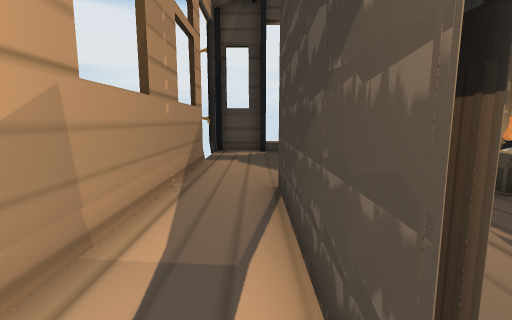
view 1 (above)

13 first-person views from a walk through a scene from a Unity 3-D project. The camera is 1.4 m above the floor, tilts 8° down and sees 85° across. Doors are open. The floor is counted in squares, 1 m on a side. Each view is taken from the middle of a square. On the plan, view 1 faces up. The plan holds only what a view shows up to about 14 squares ahead; the rest is blank. The place goes on beyond the plan. Some animated figures are not drawn. Some surface patterns are stand-ins.

view 2
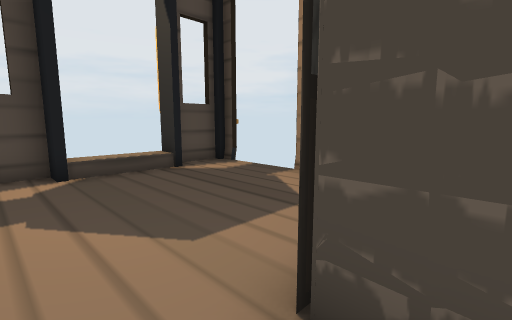

view 3
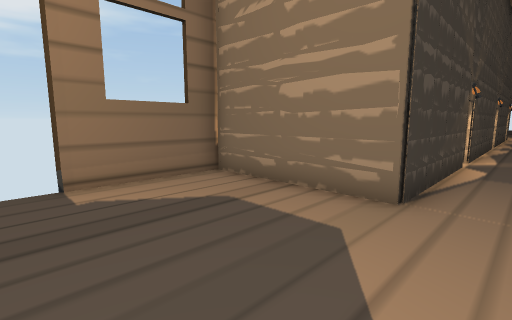

view 4
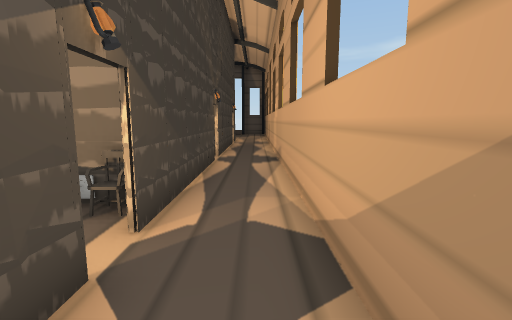

view 5
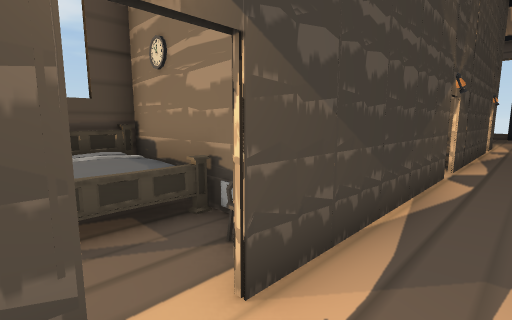

view 6
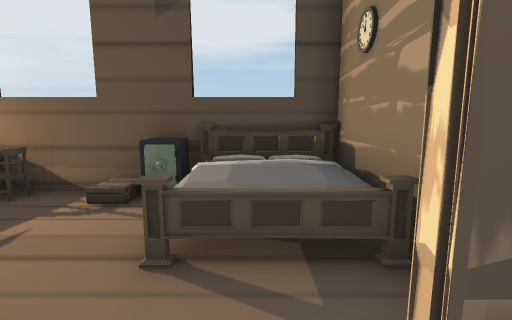

view 7
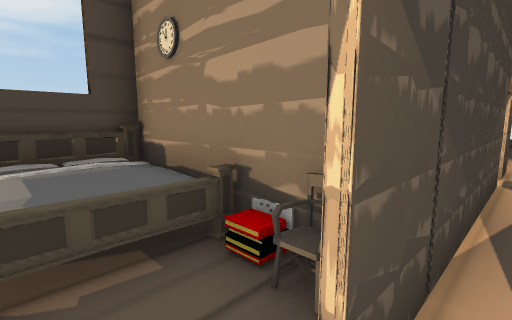

view 8
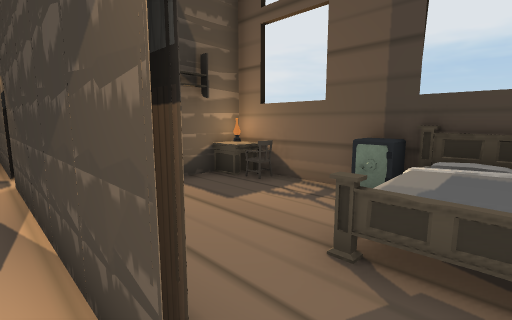

view 9
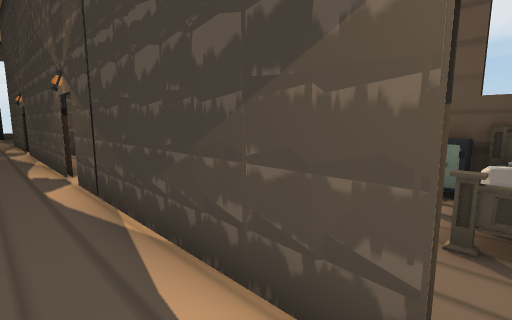

view 10
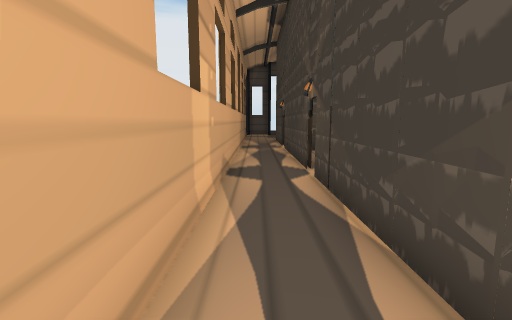

view 11
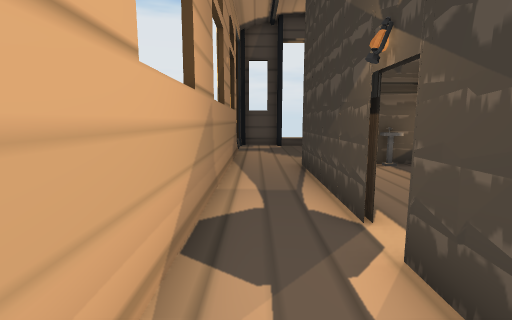

view 12
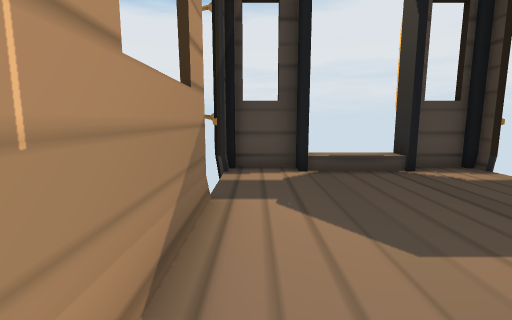

view 13
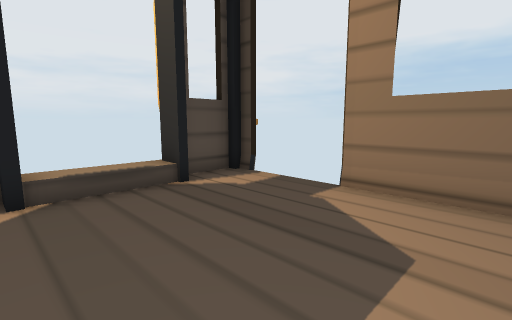

### Floor plan
Points are (right, up) in squares from view 1. A wall is a line through its corners. A room is listed if a view was taken in it or the views show most of it. See-through windows are left out.
Room 1 (views 1, 2, 3, 4, 5, 6, 7, 8, 9, 10, 11, 12, 13)
walls: (0.5, 0.6) (0.5, 6.1) (5.5, 6.1); (0.4, -1.6) (1.4, -1.6); (5.6, 6.5) (5.6, 10); (-1.9, 10) (-1.9, -14.1); (0.5, -7) (0.5, -0.3); (0.5, 12.6) (0.5, 13.4) (-1.6, 13.4); (3.5, 12.7) (0.1, 12.7); (0.4, -9.3) (1.6, -9.3); (-1.9, 13.3) (-1.9, 12.6); (0.4, -9.5) (0.5, -7.9); (5.6, 12.6) (5.6, 13.4) (3.9, 13.4); (0.5, -14.8) (0.5, -8)
ways out: open door at (1, 1.5) to room 2; open door at (1, 5.5) to room 2; open door at (-2, 11); open door at (1, -15); open door at (1, -12); open door at (1, -7); open door at (1, -3); open door at (2, 13); open door at (5.5, 11)
objects: chair (1, -9); chair (1, -1)
Room 2 (no view inside)
walls: (5.6, -1.7) (4.6, -1.7); (5.5, 6.1) (3.4, 6.1); (1.4, -1.6) (5.6, -1.6); (5.6, -2.4) (5.6, 6.5)
ways out: open door at (1, 1.5) to room 1; open door at (1, 5.5) to room 1; opening at (4, -3)
objects: bed (3, -1) to (5, 1); sink (3, 6); other object (5, 2); chair (5, 4); desk (5, 5)

Where each view was taken, in squares from view 1:
view 1: 0 up, 0 right, facing up
view 2: 5 up, 1 left, facing up-right
view 3: 11 up, 1 left, facing down-right
view 4: 3 up, 1 left, facing down
view 5: 1 up, 1 left, facing down-right
view 6: 0 up, 0 right, facing right
view 7: 7 down, 0 right, facing down-right
view 8: 8 down, 0 right, facing up-right
view 9: 15 down, 1 left, facing up-right
view 10: 15 down, 1 left, facing up
view 11: 3 down, 1 left, facing up
view 12: 5 up, 1 left, facing up
view 13: 7 up, 0 right, facing up-right
